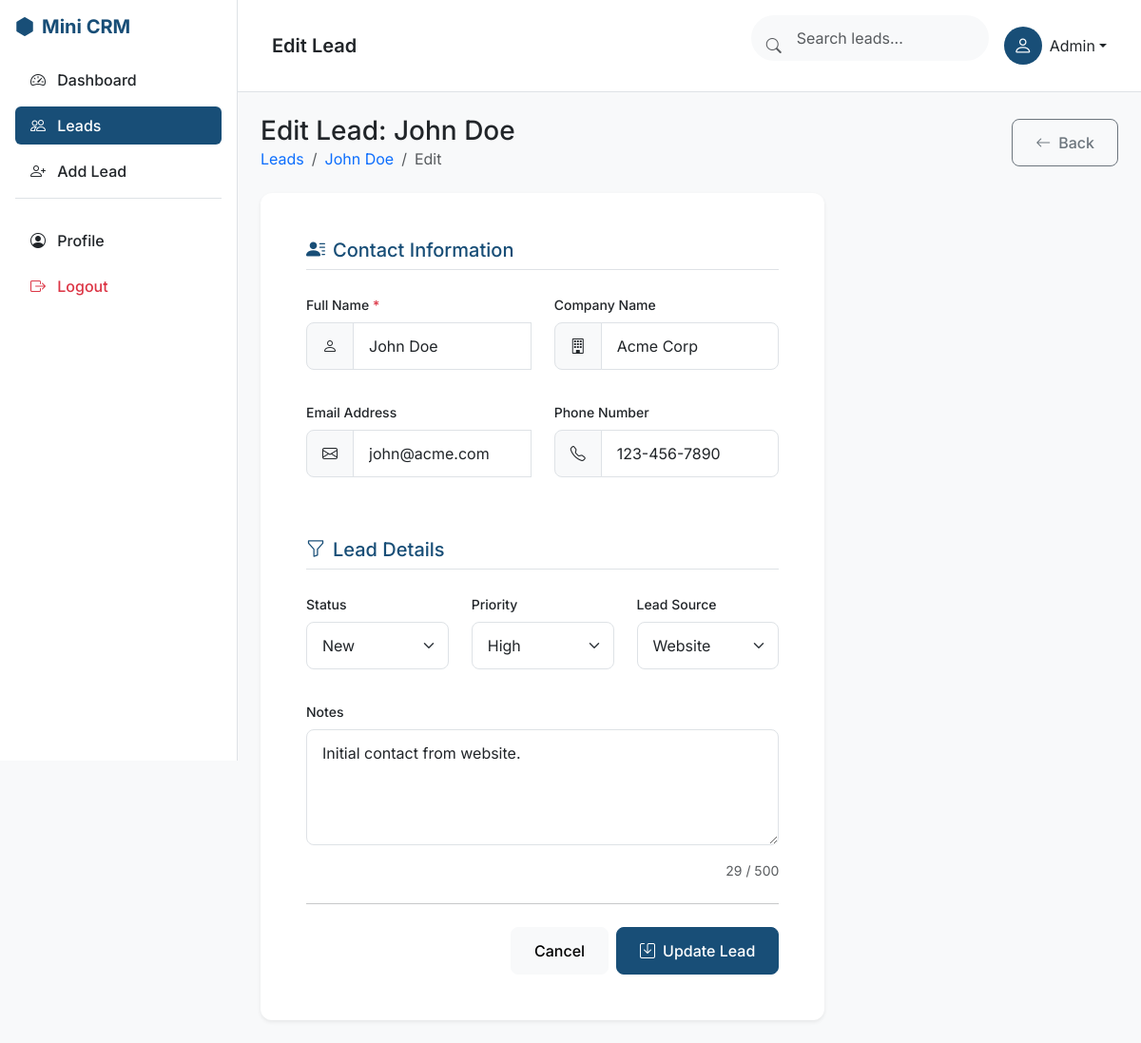
Screenshot of /leads/edit.php?id=1 (signed in) with the database file from the repository.
### tables this page shows
CREATE TABLE IF NOT EXISTS `leads` (
  `id` int(11) NOT NULL AUTO_INCREMENT,
  `name` varchar(100) NOT NULL,
  `company` varchar(100) DEFAULT NULL,
  `email` varchar(100) DEFAULT NULL,
  `phone` varchar(20) DEFAULT NULL,
  `source` varchar(50) DEFAULT NULL,
  `status` enum('New','Contacted','Qualified','Proposal Sent','Won','Lost') DEFAULT 'New',
  `priority` enum('Low','Medium','High') DEFAULT 'Medium',
  `assigned_to` int(11) DEFAULT NULL,
  `notes` text DEFAULT NULL,
  `created_at` timestamp DEFAULT current_timestamp(),
  `updated_at` timestamp DEFAULT current_timestamp() ON UPDATE current_timestamp(),
  PRIMARY KEY (`id`),
  KEY `assigned_to` (`assigned_to`),
  CONSTRAINT `fk_assigned_user` FOREIGN KEY (`assigned_to`) REFERENCES `users` (`id`) ON DELETE SET NULL
);

### leads/edit.php (the view, shortened to what this page needs)
<?php
require_once '../includes/db.php';
$id = $_GET['id'];
$stmt = $pdo->prepare("SELECT * FROM leads WHERE id = ?");
$stmt->execute([$id]);
$lead = $stmt->fetch();
include '../includes/header.php';
?>
<div class="d-flex justify-content-between align-items-center mb-4">
    <div>
        <h1 class="h3 mb-0 text-gray-800">Edit Lead: <?= htmlspecialchars($lead['name']) ?></h1>
        <nav aria-label="breadcrumb">
            <ol class="breadcrumb mb-0">
                <li class="breadcrumb-item"><a href="<?= BASE_URL ?>/leads/list.php" class="text-decoration-none">Leads</a></li>
                <li class="breadcrumb-item"><a href="<?= BASE_URL ?>/leads/view.php?id=<?= $lead['id'] ?>" class="text-decoration-none"><?= htmlspecialchars($lead['name']) ?></a></li>
                <li class="breadcrumb-item active" aria-current="page">Edit</li>
            </ol>
        </nav>
    </div>
    <a href="<?= BASE_URL ?>/leads/view.php?id=<?= $lead['id'] ?>" class="btn btn-outline-secondary">
        <i class="bi bi-arrow-left me-2"></i>Back
    </a>
</div>
<div class="row">
    <div class="col-lg-8">
        <div class="card shadow-sm">
            <div class="card-body">
                <form method="POST" action="" class="needs-validation" novalidate>
                    <h5 class="mb-4 text-primary border-bottom pb-2"><i class="bi bi-person-lines-fill me-2"></i>Contact Information</h5>
                    <div class="row mb-3">
                        <div class="col-md-6">
                            <label for="name" class="form-label">Full Name <span class="text-danger">*</span></label>
                            <div class="input-group">
                                <span class="input-group-text bg-light"><i class="bi bi-person"></i></span>
                                <input type="text" class="form-control" id="name" name="name" value="<?= htmlspecialchars($lead['name']) ?>" required>
                            </div>
                        </div>
                        <div class="col-md-6">
                            <label for="company" class="form-label">Company Name</label>
                            <div class="input-group">
                                <span class="input-group-text bg-light"><i class="bi bi-building"></i></span>
                                <input type="text" class="form-control" id="company" name="company" value="<?= htmlspecialchars($lead['company'] ?? '') ?>">
                            </div>
                        </div>
                    </div>
                    <div class="row mb-4">
                        <div class="col-md-6">
                            <label for="email" class="form-label">Email Address</label>
                            <div class="input-group">
                                <span class="input-group-text bg-light"><i class="bi bi-envelope"></i></span>
                                <input type="email" class="form-control" id="email" name="email" value="<?= htmlspecialchars($lead['email'] ?? '') ?>">
                            </div>
                        </div>
                        <div class="col-md-6">
                            <label for="phone" class="form-label">Phone Number</label>
                            <div class="input-group">
                                <span class="input-group-text bg-light"><i class="bi bi-telephone"></i></span>
                                <input type="tel" class="form-control" id="phone" name="phone" value="<?= htmlspecialchars($lead['phone'] ?? '') ?>">
                            </div>
                        </div>
                    </div>
                    <h5 class="mb-4 text-primary border-bottom pb-2 mt-5"><i class="bi bi-funnel me-2"></i>Lead Details</h5>
                    <div class="row mb-3">
                        <div class="col-md-4">
                            <label for="status" class="form-label">Status</label>
                            <select class="form-select" id="status" name="status">
                                <?php
                                $statuses = ['New', 'Contacted', 'Qualified', 'Proposal Sent', 'Won', 'Lost'];
                                foreach ($statuses as $st) {
                                    $selected = $lead['status'] === $st ? 'selected' : '';
                                    echo "<option value=\"$st\" $selected>$st</option>";
                                }
                                ?>
                            </select>
                        </div>
                        <div class="col-md-4">
                            <label for="priority" class="form-label">Priority</label>
                            <select class="form-select" id="priority" name="priority">
                                <?php
                                $priorities = ['Low', 'Medium', 'High'];
                                foreach ($priorities as $pr) {
                                    $selected = $lead['priority'] === $pr ? 'selected' : '';
                                    echo "<option value=\"$pr\" $selected>$pr</option>";
                                }
                                ?>
                            </select>
                        </div>
                        <div class="col-md-4">
                            <label for="source" class="form-label">Lead Source</label>
                            <select class="form-select" id="source" name="source">
                                <?php
                                $sources = ['Website', 'Referral', 'Cold Call', 'Email Campaign', 'Other'];
                                foreach ($sources as $src) {
                                    $selected = $lead['source'] === $src ? 'selected' : '';
                                    echo "<option value=\"$src\" $selected>$src</option>";
                                }
                                ?>
                            </select>
                        </div>
                    </div>
                    <div class="mb-4">
                        <label for="notes" class="form-label">Notes</label>
                        <textarea class="form-control" id="notes" name="notes" rows="4" maxlength="500"><?= htmlspecialchars($lead['notes'] ?? '') ?></textarea>
                    </div>
                    <hr class="my-4">
                    <div class="d-flex justify-content-end gap-2">
                        <a href="<?= BASE_URL ?>/leads/view.php?id=<?= $lead['id'] ?>" class="btn btn-light px-4">Cancel</a>
                        <button type="submit" class="btn btn-primary px-4"><i class="bi bi-save me-2"></i>Update Lead</button>
                    </div>
                </form>
            </div>
        </div>
    </div>
</div>
<?php include '../includes/footer.php'; ?>

### assets/css/style.css (style rules this page uses)
:root { --primary-100: #184E77; --primary-200: #1E6091; --primary-300: #1A759F; --primary-400: #168AAD; --accent-100: #34A0A4; --accent-200: #52B69A; --accent-300: #76C893; --highlight-100: #99D98C; --highlight-200: #B5E48C; --highlight-300: #D9ED92; --bg-body: #F8F9FA; --card-bg: #FFFFFF; --text-main: #212529; }
body { font-family: 'Inter', system-ui, -apple-system, BlinkMacSystemFont, "Segoe UI", Roboto, sans-serif; background-color: var(--bg-body); color: var(--text-main); line-height: 1.5; letter-spacing: normal; font-size: 16px; }
h1 { font-size: 36px; font-weight: 700; }
.text-primary { color: var(--primary-100) !important; }
.btn-primary { background-color: var(--primary-100); border-color: var(--primary-100); }
.card { border: none; border-radius: 12px; box-shadow: 0 4px 12px rgba(0,0,0,0.05); background-color: var(--card-bg); transition: transform 0.2s ease, box-shadow 0.2s ease; padding: 24px; }
.card-body { padding: 24px; }
.form-control, .form-select, .input-group-text { border-radius: 8px; padding: 12px 16px; border: 1px solid #dee2e6; }
.form-control, .form-select { margin-bottom: 16px; }
.input-group > .form-control, .input-group > .form-select { margin-bottom: 0; }
.input-group { margin-bottom: 16px; }
.btn { padding: 12px 24px; border-radius: 8px; font-weight: 500; }
label { font-weight: 500; margin-bottom: 8px; font-size: 14px; }

### rows the page displays
leads: name "John Doe", company "Acme Corp", email "john@acme.com", phone "123-456-7890", notes "Initial contact from website."

### other values shown
$pageTitle "Edit Lead"
form field status "New"
form field priority "High"
form field source "Website"
